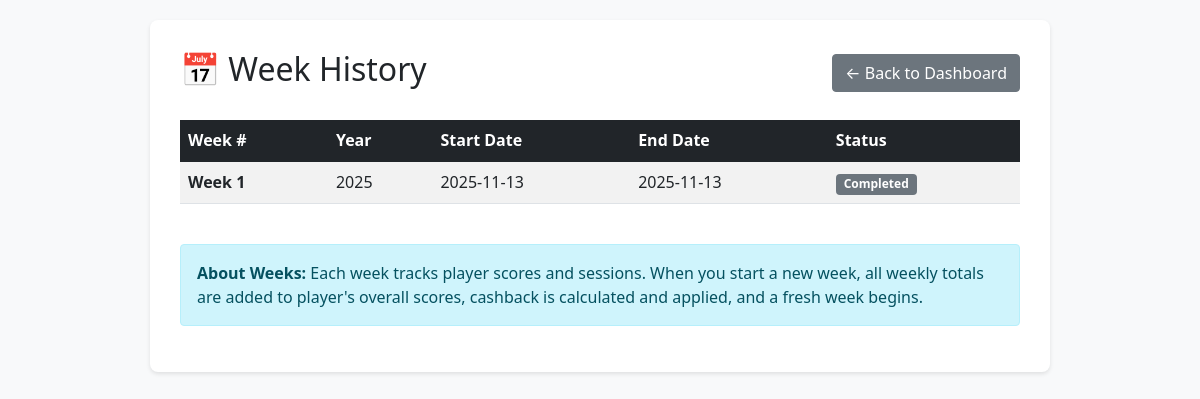
Page /week-history/ on the earlier database version.
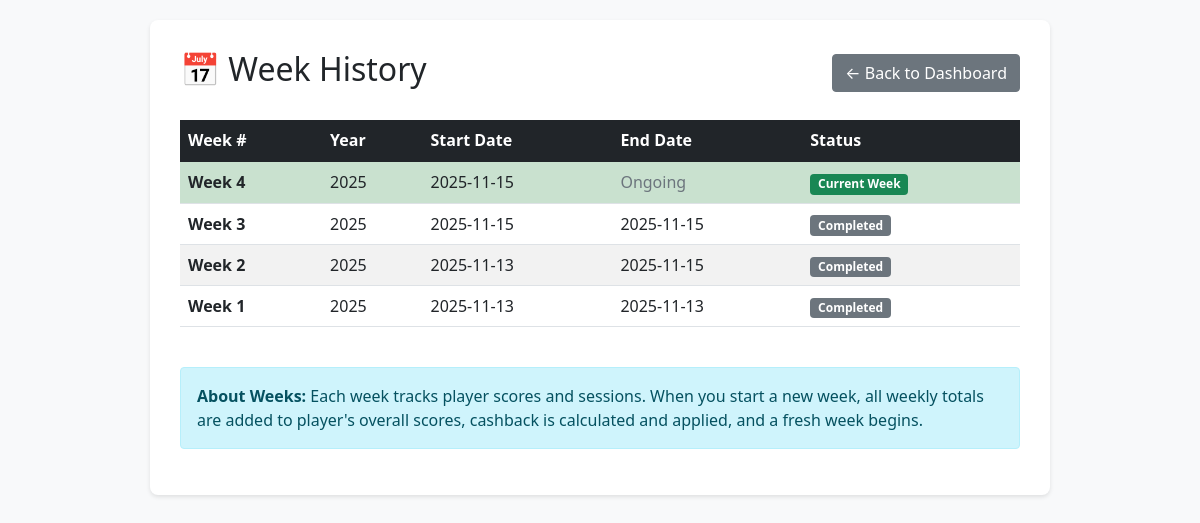
Same page on the later database version.
### scoreboard/models.py (models this page shows, shortened)
class Week(models.Model):
    week_number = models.IntegerField()
    year = models.IntegerField()
    start_date = models.DateField()
    end_date = models.DateField(null=True, blank=True)
    is_current = models.BooleanField(default=True)
    created_at = models.DateTimeField(auto_now_add=True)
    class Meta:
        ordering = ["-year", "-week_number"]
        unique_together = ["week_number", "year"]

### scoreboard/views.py (the view)
# urls.py: path("week-history/", views.week_history, name="week_history"),
def week_history(request):
    weeks = Week.objects.all()
    context = {
        "weeks": weeks,
    }
    return render(request, "mahjong/week_history.html", context)

### scoreboard/templates/mahjong/week_history.html (shortened to what this page needs)
<!DOCTYPE html>
<html lang="en">
<head>
    <link href="https://cdn.jsdelivr.net/npm/bootstrap@5.1.3/dist/css/bootstrap.min.css" rel="stylesheet">
</head>
<body>
    <div class="container">
        <div class="history-container">
            <div class="d-flex justify-content-between align-items-center mb-4">
                <h2>📅 Week History</h2>
                <a href="{% url 'dashboard' %}" class="btn btn-secondary">← Back to Dashboard</a>
            </div>
            <div class="table-responsive">
                <table class="table table-striped table-hover">
                    <thead class="table-dark">
                        <tr>
                            <th>Week #</th>
                            <th>Year</th>
                            <th>Start Date</th>
                            <th>End Date</th>
                            <th>Status</th>
                        </tr>
                    </thead>
                    <tbody>
                        {% for week in weeks %}
                            <tr class="{% if week.is_current %}current-week{% endif %}">
                                <td><strong>Week {{ week.week_number }}</strong></td>
                                <td>{{ week.year }}</td>
                                <td>{{ week.start_date|date:"Y-m-d" }}</td>
                                <td>
                                    {% if week.end_date %}
                                        {{ week.end_date|date:"Y-m-d" }}
                                    {% else %}
                                        <span class="text-muted">Ongoing</span>
                                    {% endif %}
                                </td>
                                <td>
                                    {% if week.is_current %}
                                        <span class="badge bg-success">Current Week</span>
                                    {% else %}
                                        <span class="badge bg-secondary">Completed</span>
                                    {% endif %}
                                </td>
                            </tr>
                        {% empty %}
                            <tr>
                                <td colspan="5" class="text-center text-muted py-4">
                                    No week history available yet.
                                </td>
                            </tr>
                        {% endfor %}
                    </tbody>
                </table>
            </div>
            <div class="alert alert-info mt-4">
                <strong>About Weeks:</strong> Each week tracks player scores and sessions. When you start a new week,
                all weekly totals are added to player's overall scores, cashback is calculated and applied, and a fresh
                week begins.
            </div>
        </div>
    </div>
</body>
</html>

Differences in the rows shown:
added Week: week_number "4", year "2025", start_date "2025-11-15", shows "Ongoing", is_current "Current Week"
added Week: week_number "3", year "2025", start_date "2025-11-15", end_date "2025-11-15", is_current "Completed"
added Week: week_number "2", year "2025", start_date "2025-11-13", end_date "2025-11-15", is_current "Completed"
